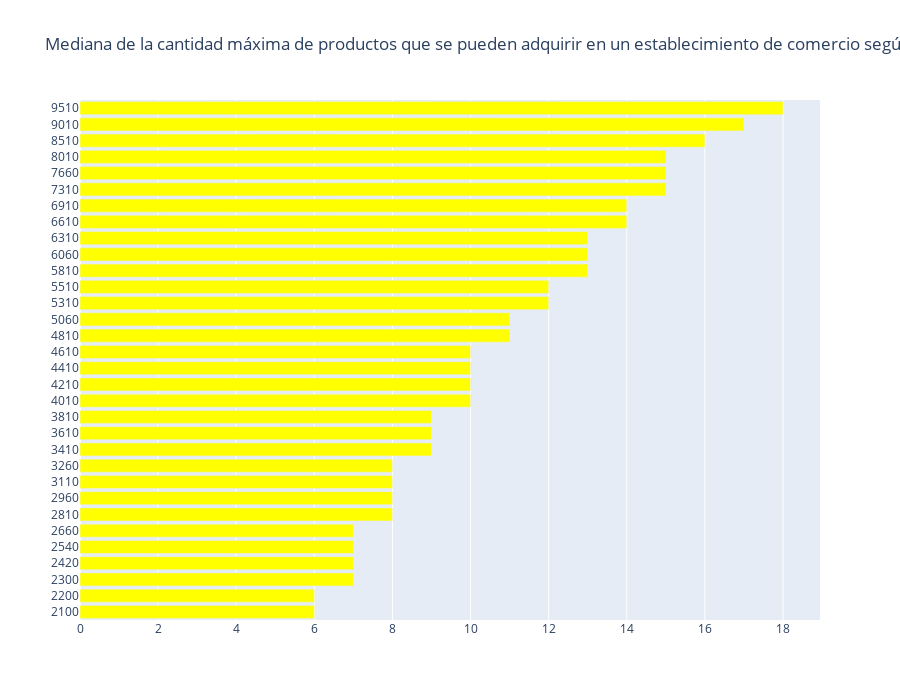

The cell this chart's notebook holds for it:
### Markdown cell above
¿ Se he preguntado cuál es la cantidad máxima de productos que puede adquirir en un establecimiento de comercio de los nuevos actores económicos sea Privado o Estatal? Pues las cifras son tanto impresionanetes como decepcionantes ya que con el salario mínimo de 2100 cup apenas podrá comprar hasta 6 productos y hasta más de 15 productos con un salario superior a los 9000 cup dependiendo del lugar en los adquiera. Dando a demostrar la famosa frase: "¡ Hay comida, lo que no hay es dinero !".

### Code cell
code.max_bar()

### Figure 1 — Plotly figure (JSON) as saved in the notebook; plotly's stock layout.template omitted (floating-point values rounded to 4 significant figures)
{"data": [{"marker": {"color": "yellow"}, "orientation": "h", "type": "bar", "x": [6, 6, 7, 7, 7, 7, 8, 8, 8, 8, 9, 9, 9, 10, 10, 10, 10, 11, 11, 12, 12, 13, 13, 13, 14, 14, 15, 15, 15, 16, 17, 18], "y": [0, 1, 2, 3, 4, 5, 6, 7, 8, 9, 10, 11, 12, 13, 14, 15, 16, 17, 18, 19, 20, 21, 22, 23, 24, 25, 26, 27, 28, 29, 30, 31]}], "layout": {"height": 700, "title": {"text": "Mediana de la cantidad máxima de productos que se pueden adquirir en un establecimiento de comercio según escala salarial."}, "yaxis": {"tickangle": 0, "ticktext": [2100, 2200, 2300, 2420, 2540, 2660, 2810, 2960, 3110, 3260, 3410, 3610, 3810, 4010, 4210, 4410, 4610, 4810, 5060, 5310, 5510, 5810, 6060, 6310, 6610, 6910, 7310, 7660, 8010, 8510, 9010, 9510], "tickvals": [0, 1, 2, 3, 4, 5, 6, 7, 8, 9, 10, 11, 12, 13, 14, 15, 16, 17, 18, 19, 20, 21, 22, 23, 24, 25, 26, 27, 28, 29, 30, 31]}}}
